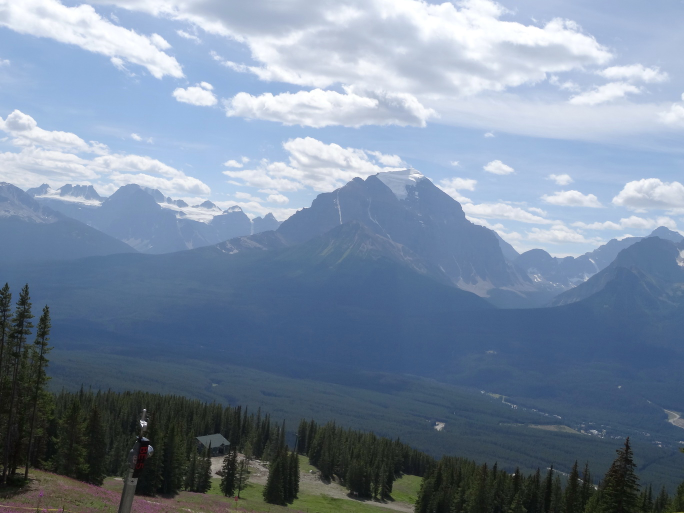
#> input picture src.jpg, 1368 x 1026 px, given in place of my_image_left_original.png, which was not available (shown at 1/2 size)
$ python test.py   (older library calls are emulated)
#> lines starting #> are read from the running program, lines starting #| are printed output that depends on the picture; pictures that were not available may be replaced by others from this repository, and a replacement may not be noted
### Ex2/solution.py
"""Stereo matching."""
import numpy as np
from scipy.signal import convolve2d


class Solution:
    def __init__(self):
        pass

    # [263 lines left out: functions ssd_distance, naive_labeling, dp_grade_slice, dp_labeling, scan_diagonals, scan_slices and 2 more, not called in this run]

### Ex2/test.py
import numpy as np
import matplotlib.image as mpimg

from solution import Solution


def load_data(is_your_data=False):
    # Read the data:
    if is_your_data:
        left_image = mpimg.imread('my_image_left.png')
        right_image = mpimg.imread('my_image_right.png')
    else:
        left_image = mpimg.imread('image_left.png')
        right_image = mpimg.imread('image_right.png')
    return left_image, right_image


solution = Solution()

# [49 lines of commented-out code are left out]


from PIL import Image

def load_resize_save_image(input_path: str, output_path: str, resize_factor: float) -> None:
    """
    Load an image, resize it by a given factor, and save it as a PNG.

    Args:
        input_path (str): Path to the input image file.
        output_path (str): Path to save the resized image as PNG.
        resize_factor (float): Factor by which to resize the image (e.g., 0.5 for half size, 2 for double size).

    Returns:
        None
    """
#> called with input_path = 'my_image_left_original.png', output_path = 'my_image_left.png', resize_factor = 0.25
    if resize_factor <= 0:
        raise ValueError("Resize factor must be greater than 0.")

    # Load the image
    image = Image.open(input_path)
#> image is the input picture: PIL image 1368x1026 RGB; mean R, G, B 120.3, 136.9, 157.5

    # Calculate the new size
    new_size = (int(image.width * resize_factor), int(image.height * resize_factor))
#> new_size = (342, 256)

    # Resize the image
    resized_image = image.resize(new_size, Image.ANTIALIAS)
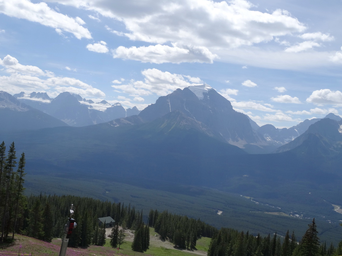
#> resized_image: PIL image 342x256 RGB; mean R, G, B 120.3, 136.9, 157.5

    # Save the resized image as PNG
    resized_image.save(output_path, format="PNG")

# Example usage:
load_resize_save_image("my_image_left_original.png", "my_image_left.png", 0.25)
load_resize_save_image("my_image_right_original.png", "my_image_right.png", 0.25)
#> call 2 of load_resize_save_image, with input_path = 'my_image_right_original.png', output_path = 'my_image_right.png', resize_factor = 0.25
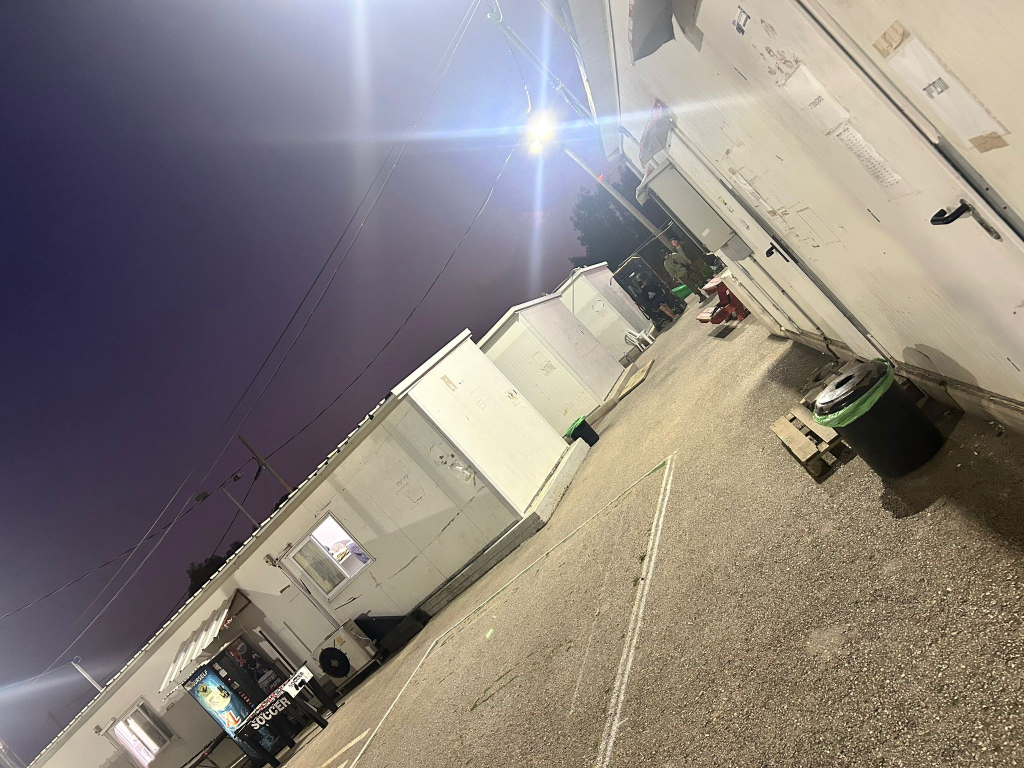
#> input picture Ex1/dst_test.jpg, 2048 x 1536 px, given in place of my_image_right_original.png, which was not available (shown at 1/2 size)
#> in load_resize_save_image, image is the input picture: PIL image 2048x1536 RGB; mean R, G, B 138, 130, 124.9
#> in load_resize_save_image (call 2), `resized_image = image.resize(new_size, Image.ANTIALIAS)`:
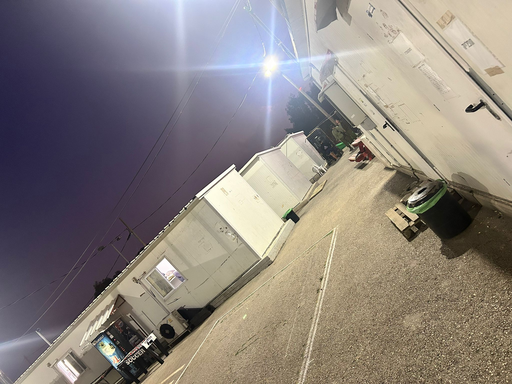
#> resized_image: PIL image 512x384 RGB; mean R, G, B 138, 129.9, 124.9
